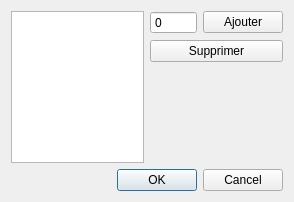
<?xml version="1.0" encoding="UTF-8"?>
<ui version="4.0">
 <class>StringListDialog</class>
 <widget class="QDialog" name="StringListDialog">
  <property name="geometry">
   <rect>
    <x>0</x>
    <y>0</y>
    <width>294</width>
    <height>202</height>
   </rect>
  </property>
  <property name="windowTitle">
   <string>Dialog</string>
  </property>
  <layout class="QVBoxLayout" name="verticalLayout_2">
   <item>
    <layout class="QHBoxLayout" name="horizontalLayout_2" stretch="1,1">
     <item>
      <widget class="QListView" name="listView"/>
     </item>
     <item>
      <layout class="QVBoxLayout" name="verticalLayout">
       <item>
        <layout class="QHBoxLayout" name="horizontalLayout">
         <item>
          <widget class="QSpinBox" name="spinBox">
           <property name="buttonSymbols">
            <enum>QAbstractSpinBox::NoButtons</enum>
           </property>
           <property name="maximum">
            <number>99999</number>
           </property>
          </widget>
         </item>
         <item>
          <widget class="QPushButton" name="add_button">
           <property name="text">
            <string>Ajouter</string>
           </property>
          </widget>
         </item>
        </layout>
       </item>
       <item>
        <widget class="QPushButton" name="delete_button">
         <property name="text">
          <string>Supprimer</string>
         </property>
        </widget>
       </item>
       <item>
        <spacer name="verticalSpacer">
         <property name="orientation">
          <enum>Qt::Vertical</enum>
         </property>
         <property name="sizeHint" stdset="0">
          <size>
           <width>20</width>
           <height>40</height>
          </size>
         </property>
        </spacer>
       </item>
      </layout>
     </item>
    </layout>
   </item>
   <item>
    <widget class="QDialogButtonBox" name="buttonBox">
     <property name="orientation">
      <enum>Qt::Horizontal</enum>
     </property>
     <property name="standardButtons">
      <set>QDialogButtonBox::Cancel|QDialogButtonBox::Ok</set>
     </property>
    </widget>
   </item>
  </layout>
 </widget>
 <resources/>
 <connections>
  <connection>
   <sender>buttonBox</sender>
   <signal>accepted()</signal>
   <receiver>StringListDialog</receiver>
   <slot>accept()</slot>
   <hints>
    <hint type="sourcelabel">
     <x>248</x>
     <y>254</y>
    </hint>
    <hint type="destinationlabel">
     <x>157</x>
     <y>274</y>
    </hint>
   </hints>
  </connection>
  <connection>
   <sender>buttonBox</sender>
   <signal>rejected()</signal>
   <receiver>StringListDialog</receiver>
   <slot>reject()</slot>
   <hints>
    <hint type="sourcelabel">
     <x>316</x>
     <y>260</y>
    </hint>
    <hint type="destinationlabel">
     <x>286</x>
     <y>274</y>
    </hint>
   </hints>
  </connection>
 </connections>
</ui>
